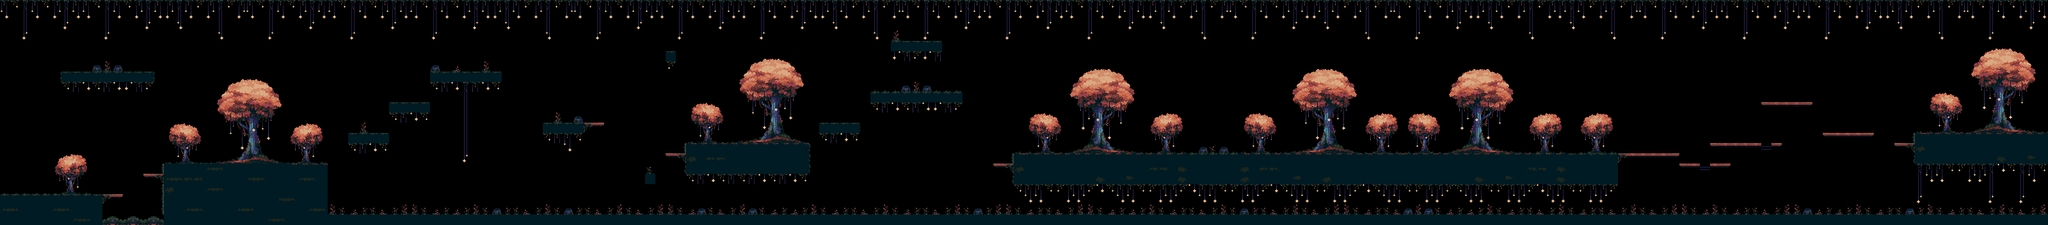

This is a level from a 2D game, rendered from its Tiled map with the project's own tilesets. A one-line summary and the map file follow, with tile-layer data summarised:
An orthogonal 200x22 tile map with 16x16 px tiles, 3 tile layers (Background, primaryForeground, secondaryForeground), 3 tilesets and 58 objects (12x Enemy, 9x WhiteFly.p, Player).

<map version="1.8" tiledversion="1.8.5" orientation="orthogonal" renderorder="right-down" width="200" height="22" tilewidth="16" tileheight="16" infinite="0" nextlayerid="8" nextobjectid="99">
 <tileset firstgid="1" name="nighttiles" tilewidth="16" tileheight="16" spacing="2" margin="2" tilecount="98" columns="14">
  <image source="TileSets/Night/nighttiles.png" width="256" height="128" />
 </tileset>
 <tileset firstgid="99" name="tree3" tilewidth="16" tileheight="16" tilecount="16" columns="4">
  <image source="TileSets/Night/tree3.png" width="64" height="64" />
 </tileset>
 <tileset firstgid="115" name="tree4" tilewidth="16" tileheight="16" tilecount="72" columns="8">
  <image source="TileSets/Night/tree4.png" width="128" height="144" />
 </tileset>
 <layer id="1" name="Background" width="200" height="22">
  <data>[4400 cells, 0 non-empty, 0 distinct tile ids]</data>
 </layer>
 <layer id="2" name="primaryForeground" width="200" height="22">
  <data>[4400 cells, 2088 non-empty, 113 distinct tile ids]</data>
 </layer>
 <layer id="3" name="secondaryForeground" width="200" height="22">
  <data>[4400 cells, 0 non-empty, 0 distinct tile ids]</data>
 </layer>
 <objectgroup id="4" name="Hitboxes">
  <object id="20" x="544" y="207.5" width="64" height="16.5" />
  <object id="22" x="608" y="159.5" width="64" height="16" />
  <object id="26" x="672.5" y="111" width="110.5" height="17.5" />
  <object id="28" x="848.5" y="192" width="64" height="16.5" />
  <object id="29" x="1041" y="80" width="15.5" height="15.5" />
  <object id="30" x="1073" y="224" width="191" height="46" />
  <object id="31" x="1392" y="63" width="79.5" height="16" />
  <object id="32" x="1361" y="143.5" width="141.5" height="16" />
  <object id="34" x="1584" y="240" width="945.333" height="46.6667" />
  <object id="35" x="2993.33" y="206.667" width="208" height="49.3333" />
  <object id="43" x="224" y="272.667">
   <polygon points="0,0 0,3.33333 3.33333,4.33333 11.3333,5.33333 30,5.33333 30.3333,-1" />
  </object>
  <object id="44" x="912.333" y="192.667">
   <polygon points="0,0 31.3333,-0.333333 28.6667,3 26.6667,5 1,4.33333" />
  </object>
  <object id="45" x="1040" y="240.333">
   <polygon points="0,0 32,-0.333333 32.3333,4.66667 4.66667,4.33333" />
  </object>
  <object id="46" x="1552.33" y="255.667">
   <polygon points="0,0 1.33333,4 3.66667,5.33333 31,6 31.3333,-0.666667" />
  </object>
  <object id="47" x="2528.67" y="240">
   <polygon points="0,0 95.3333,-0.333333 95,3.66667 91.3333,4 91.3333,5.33333 1.33333,5.33333" />
  </object>
  <object id="48" x="2623.33" y="256.333">
   <polygon points="0,0 32.3333,0 32.6667,3 3.66667,3.66667" />
  </object>
  <object id="49" x="2671.67" y="256">
   <polygon points="0,0 0,3.66667 30,3.66667 32.6667,0" />
  </object>
  <object id="50" x="2672" y="224">
   <polygon points="0,0 0.666667,3.66667 3,3.66667 79.6667,3 79.6667,-1" />
  </object>
  <object id="51" x="2768" y="223.667">
   <polygon points="0,0 0,3.66667 13.3333,4.33333 16,0.333333" />
  </object>
  <object id="52" x="2751.67" y="160">
   <polygon points="0,0 0.333333,2.33333 1.66667,3.66667 77.3333,3.66667 81,0" />
  </object>
  <object id="53" x="2992.67" y="224">
   <polygon points="0,0 -32.3333,-0.666667 -33,2.66667 -30.6667,3.66667 0.666667,4" />
  </object>
  <object id="55" x="2719.5" y="336" width="481" height="15" />
  <object id="56" x="1520" y="336" width="466" height="14.5" />
  <object id="57" x="1986.5" y="336" width="440" height="16" />
  <object id="58" x="2427" y="336" width="293.5" height="17" />
  <object id="73" x="161" y="304.25">
   <polygon points="0,0 31,-0.25 30.5,3 28.25,3.75 0,3.75" />
  </object>
  <object id="74" x="1280" y="191.5" width="64.5" height="17" />
  <object id="75" x="0" y="304" width="160" height="16" />
  <object id="78" x="144" y="320" width="16" height="32" />
  <object id="79" x="256" y="256" width="16" height="96" />
  <object id="80" x="273.5" y="255.5" width="238.5" height="16.5" />
  <object id="81" x="498" y="273.5" width="14" height="78.5" />
  <object id="83" x="96" y="112" width="144" height="16" />
  <object id="95" x="2848" y="208" width="80" height="16" />
  <object id="96" x="2821" y="277" width="0.5" />
  <object id="98" x="1008" y="272" width="16" height="16" />
 </objectgroup>
 <objectgroup id="5" name="Entities">
  <object id="60" name="Player" x="28.5" y="289.5" />
  <object id="61" name="Enemy" x="347.5" y="244.5" />
  <object id="62" name="Enemy" x="437" y="244.5" />
  <object id="63" name="Enemy" x="1151" y="211.5" />
  <object id="64" name="Enemy" x="1431.5" y="132.5" />
  <object id="65" name="Enemy" x="1665" y="224.5" />
  <object id="66" name="Enemy" x="1783" y="224.5" />
  <object id="67" name="Enemy" x="1991.5" y="227.5" />
  <object id="68" name="Enemy" x="2021" y="228" />
  <object id="69" name="Enemy" x="2051" y="228.5" />
  <object id="70" name="Enemy" x="2133" y="324" />
  <object id="71" name="Enemy" x="3005" y="194" />
  <object id="72" name="Enemy" x="2713" y="211" />
 </objectgroup>
 <objectgroup id="7" name="Particle">
  <object id="84" name="WhiteFly.p" x="624" y="96" width="16" height="16" />
  <object id="85" name="WhiteFly.p" x="736" y="176" width="16" height="16" />
  <object id="86" name="WhiteFly.p" x="1040" y="96" width="16" height="16" />
  <object id="88" name="WhiteFly.p" x="1232" y="160" width="16" height="16" />
  <object id="90" name="WhiteFly.p" x="1184" y="112" width="16" height="16" />
  <object id="91" name="WhiteFly.p" x="1680" y="176" width="16" height="16" />
  <object id="92" name="WhiteFly.p" x="1808" y="144" width="16" height="16" />
  <object id="93" name="WhiteFly.p" x="1856" y="112" width="16" height="16" />
  <object id="94" name="WhiteFly.p" x="1888" y="96" width="16" height="16" />
 </objectgroup>
 <objectgroup id="6" name="Collectibles" />
</map>
